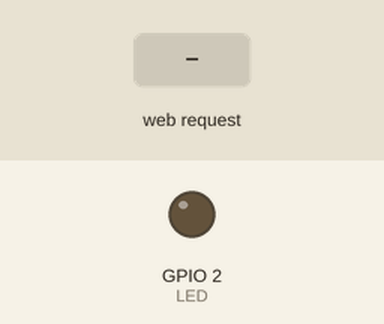
Simulated run of this sketch. Board: ESP32. Shown: output pins drawn as LEDs (lit = HIGH). Inputs (shaded band) come from the test bench. WiFi joins after 1.5 s; servers stay silent unless stated; what the sketch prints to the serial monitor is not drawn.

Above: at 2.7 s.
2.8 s: HTTP request GET /on received
At 4.0 s:
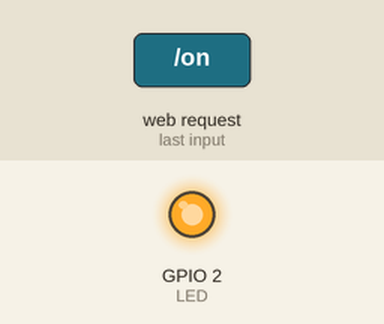
4.3 s: HTTP request GET /off received
At 5.1 s:
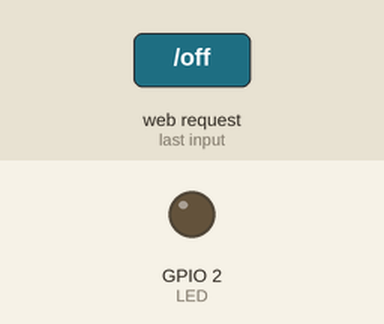
Timing chart, 0 to 7.3 s (numbered marks = the images above; inputs shaded):
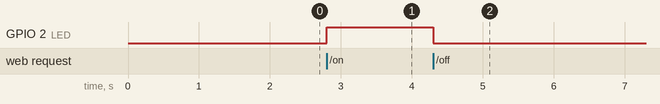

The sketch:

esp32_web_led.ino
```cpp
// เปิดปิดไฟจากมือถือด้วย ESP32
// ESP32 ต่อ Wi-Fi แล้วเปิดหน้าเว็บของตัวเอง กดปุ่มบนหน้าเว็บเพื่อสั่ง LED ที่ GPIO 2

#include <WiFi.h>
#include <WebServer.h>

// แก้สองบรรทัดนี้เป็น Wi-Fi ของคุณ (อย่าอัปโหลดรหัสจริงขึ้นอินเทอร์เน็ต)
const char* WIFI_NAME = "YOUR_WIFI_NAME";
const char* WIFI_PASS = "YOUR_PASSWORD";

const int LED = 2;       // ขาที่ต่อหลอด LED
bool ledOn = false;      // จำว่าตอนนี้ไฟติดอยู่หรือไม่

WebServer server(80);    // เว็บเซิร์ฟเวอร์ที่พอร์ต 80

// สร้างหน้าเว็บที่จะส่งไปให้มือถือ
String page() {
  String html = "<!doctype html><html lang='th'><head><meta charset='utf-8'>";
  html += "<meta name='viewport' content='width=device-width, initial-scale=1'>";
  html += "<title>ESP32 LED</title><style>";
  html += "body{font-family:sans-serif;text-align:center;background:#0B1220;color:#EDEAE0;padding:40px 16px}";
  html += "a{display:inline-block;margin:12px;padding:20px 40px;border-radius:8px;";
  html += "background:#F2E3B6;color:#0B1220;font-size:22px;font-weight:bold;text-decoration:none}";
  html += "</style></head><body><h1>ESP32 LED</h1><p>ตอนนี้ไฟ: ";
  html += ledOn ? "ติด" : "ดับ";
  html += "</p><a href='/on'>เปิดไฟ</a><a href='/off'>ปิดไฟ</a></body></html>";
  return html;
}

void showPage() {
  server.send(200, "text/html; charset=utf-8", page());
}

void turnOn() {
  ledOn = true;
  digitalWrite(LED, HIGH);
  showPage();
}

void turnOff() {
  ledOn = false;
  digitalWrite(LED, LOW);
  showPage();
}

void setup() {
  Serial.begin(115200);
  pinMode(LED, OUTPUT);
  digitalWrite(LED, LOW);

  // ต่อ Wi-Fi แล้วรอจนกว่าจะต่อติด
  WiFi.begin(WIFI_NAME, WIFI_PASS);
  Serial.print("Connecting to Wi-Fi");
  while (WiFi.status() != WL_CONNECTED) {
    delay(500);
    Serial.print(".");
  }
  Serial.println();
  Serial.print("Open this address on your phone: http://");
  Serial.println(WiFi.localIP());

  // บอกว่าแต่ละที่อยู่ให้ทำอะไร
  server.on("/", showPage);
  server.on("/on", turnOn);
  server.on("/off", turnOff);
  server.begin();
}

void loop() {
  server.handleClient();  // คอยรับคำสั่งจากมือถือ
}
```

Measured:
- after the input at 2.8 s, GPIO 2 (LED): LOW → HIGH at once
- after the input at 4.3 s, GPIO 2 (LED): HIGH → LOW at once
